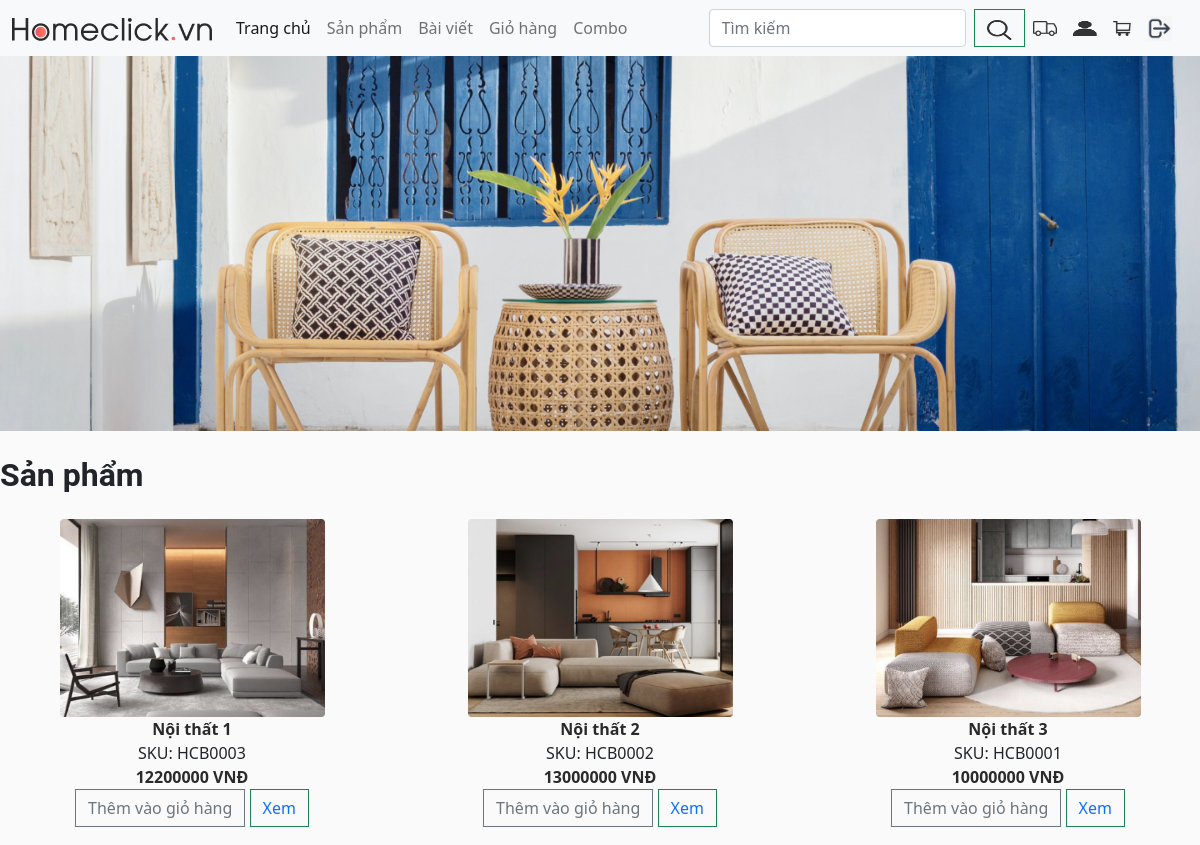
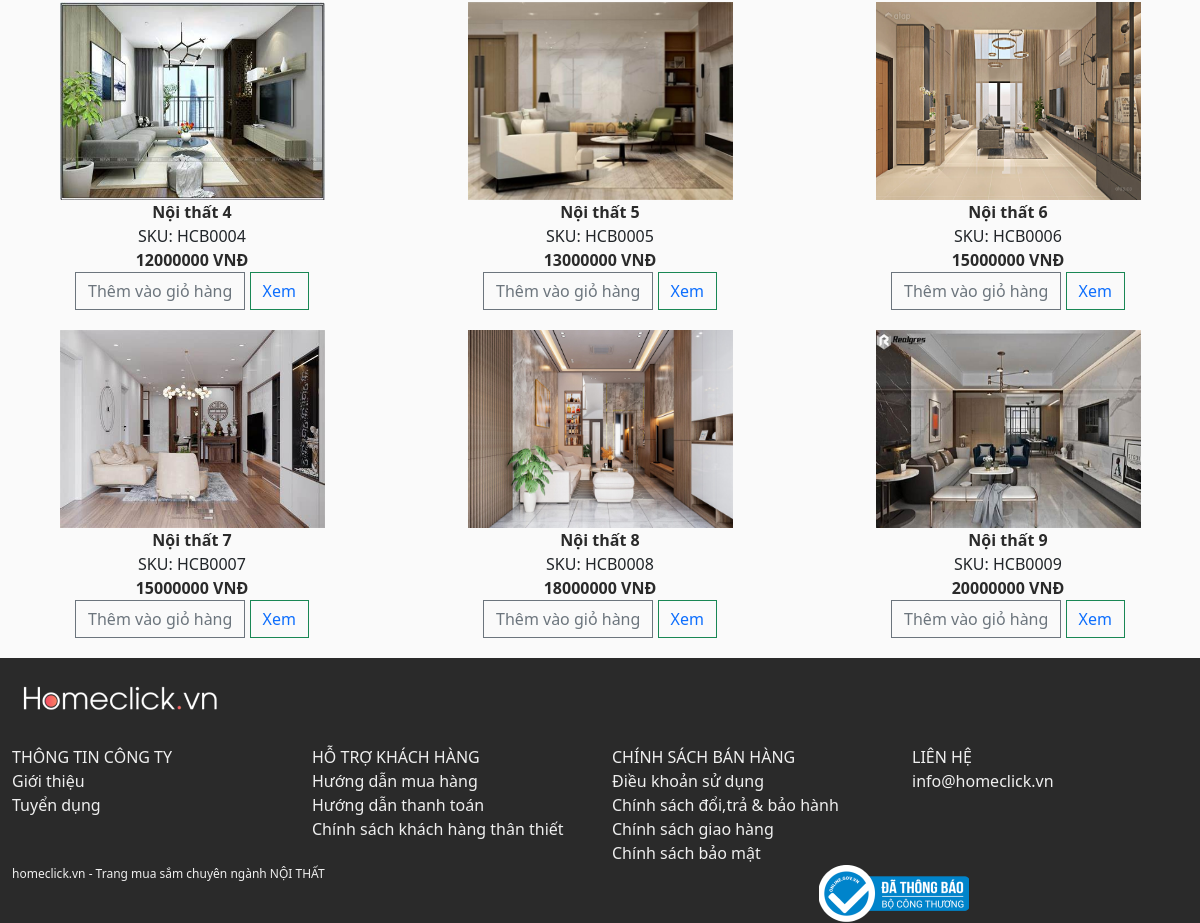
The app's page /product/ with its own data (2 pictures, top to bottom).
### app/models.py (models this page shows, shortened)
class Product(models.Model):
    name = models.CharField(max_length=200, null=True)
    price =models.FloatField()
    code = models.CharField(max_length=20, null=True)
    digital = models.BooleanField(default=False, null=True, blank=False)
    image = models.ImageField(upload_to='products/', null=True, blank=True)
    @property
    def ImageURL(self):
        try:
            url = self.image.url
        except:
            url = ''
        return url

### app/views.py (the view)
# urls.py: path('product/',views.product, name="product"),
def product(request):
    is_admin = request.session.get('admin', False)
    if request.user.is_authenticated and not is_admin:
        customer = request.user.customer
        order, created = Order.objects.get_or_create(customer = customer, complete = False)
        items = order.orderitem_set.all()
        cartItems = order.get_cart_items
        context = {'items':items, 'order': order ,'cartItems':cartItems}
    else:
        items = []
        order  = {'get_cart_items': 0,'get_cart_total': 0}
        cartItems = order['get_cart_items']
        context = {'items':items, 'order': order, 'cartItems':cartItems}
    products = Product.objects.all()
    context = {'products':products}
    is_admin = request.session.get('admin', False)
    context.update({'is_admin': is_admin})
    return render(request,"app/product.html",context)

### app/templates/app/product.html (shortened to what this page needs)
{% extends 'app/base.html' %}
{% load static %}
{% block product_content %}
  <div id="body" class="container-fluid p-0">
    <div class="banner-product">
      <img class="img-fluid" src="{% static 'images/BannerProduct.png' %}" alt="" />
    </div>
    <div class="title">Sản phẩm</div>
    <div class="product-container row p-0">
      {% for product in products %}
        <div class="content col-md-4">
          <img class="product-img" src="{{ product.ImageURL }}" alt="" />
          <div class="product-info">
            <div class="product-name">{{ product.name }}</div>
            <div class="product-code">{{ product.code }}</div>
            <div class="product-price">{{ product.price|floatformat:0 }} VNĐ</div>
            <div class="btn-group">
              <form method="post">
                <button data-product="{{ product.id }}" data-action="add" class="btn btn-outline-secondary add-btn update-cart">Thêm vào giỏ hàng</button>
                <button data-product="{{ product.id }}" class="btn btn-outline-success add-btn view_product"><a href="{% url 'detail' %}">Xem</a></button>
              </form>
            </div>
          </div>
        </div>
      {% endfor %}
    </div>
  </div>
{% endblock %}

### app/static/app/css/main.css (style rules this page uses)
body { background-color: hsl(0, 0%, 98%); overflow-x: hidden; }
a { text-decoration: none; }
.btn { border-radius: 0; }

### app/static/app/css/product.css (style rules this page uses)
.product-info { text-align: center; justify-content: center; align-items: center; }
.product-container { display: flex; flex-direction: row; }
.content { margin-bottom: 20px; }
.title { font-family: "Roboto", sans-serif; font-weight: 700; font-size: 32px; margin: 20px 0px; }
.product-name, .article-name { color: #2A2A2A; font-weight: 600; }
.product-price { color: #2A2A2A; font-weight: 600; }
.content { display: flex; flex-direction: column; align-items: center; }
@media (min-width: 768px) { .product-img { width: 180px; height: 125px; } }
@media (min-width: 992px) { .product-img { width: 265px; height: 198px; } }

### app/static/app/css/footer.css (style rules this page uses)
.title { display: flex; flex-direction: row; align-items: center; justify-content: space-between; }

### records on screen
Product: ImageURL (picture), name "Nội thất 1", code "SKU: HCB0003", price "12200000"
Product: ImageURL (picture), name "Nội thất 2", code "SKU: HCB0002", price "13000000"
Product: ImageURL (picture), name "Nội thất 3", code "SKU: HCB0001", price "10000000"
Product: ImageURL (picture), name "Nội thất 4", code "SKU: HCB0004", price "12000000"
Product: ImageURL (picture), name "Nội thất 5", code "SKU: HCB0005", price "13000000"
Product: ImageURL (picture), name "Nội thất 6", code "SKU: HCB0006", price "15000000"
Product: ImageURL (picture), name "Nội thất 7", code "SKU: HCB0007", price "15000000"
Product: ImageURL (picture), name "Nội thất 8", code "SKU: HCB0008", price "18000000"
Product: ImageURL (picture), name "Nội thất 9", code "SKU: HCB0009", price "20000000"
